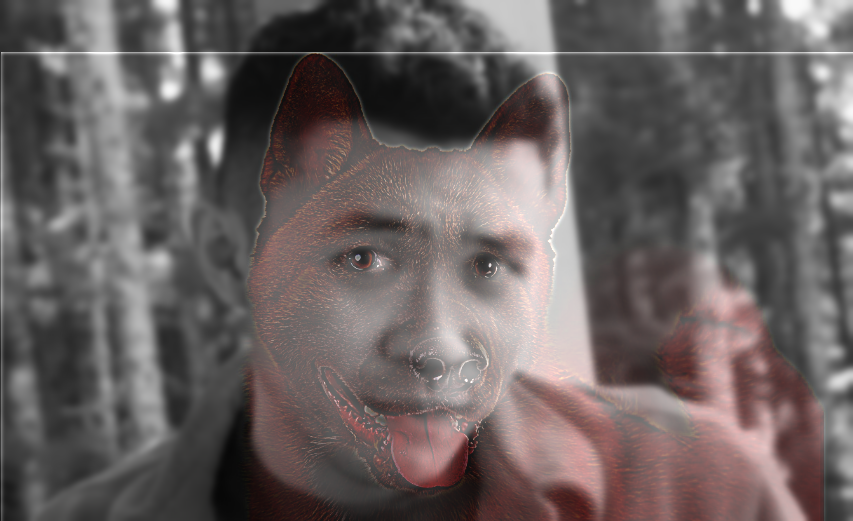
#> input picture project3/hybrid_python/1_2/dogman.png, 853 x 521 px; the run also reads 1 picture not shown here
$ python hybrid_image_starter.py   (older library calls are emulated)
#> lines starting #> are read from the running program, lines starting #| are printed output that depends on the picture
### project3/hybrid_python/align_image_code.py
import math
import numpy as np
import matplotlib.pyplot as plt
import skimage.transform as sktr


def get_points(im1, im2):
    print('Please select 2 points in each image for alignment.')
    plt.imshow(im1)
    p1, p2 = plt.ginput(2)
    plt.close()
    plt.imshow(im2)
    p3, p4 = plt.ginput(2)
    plt.close()
    return (p1, p2, p3, p4)

# [59 lines left out: functions recenter, find_centers, align_image_centers, rescale_images, rotate_im1, match_img_size, not called in this run]

def align_images(im1, im2):
    pts = get_points(im1, im2)
    im1, im2 = align_image_centers(im1, im2, pts)
    im1, im2 = rescale_images(im1, im2, pts)
    im1, angle = rotate_im1(im1, im2, pts)
    im1, im2 = match_img_size(im1, im2)
    return im1, im2

### project3/hybrid_python/hybrid_image_starter.py
import matplotlib.pyplot as plt
from scipy import ndimage
from scipy import sparse
from scipy import misc
import numpy as np
from numpy import linalg as LA
import skimage as sk
import skimage.io as skio
from sklearn import preprocessing
import copy

from align_image_code import align_images

### 1.1 sharpening
def sharpen(im, k):
	smoothed = ndimage.gaussian_filter(im, k)
	misc.imsave("1_1/karl_smoothed100.png", smoothed)
	detail = np.clip(np.subtract(im, smoothed), 0, 1)
	misc.imsave("1_1/karl_detail100.png", detail)
	return np.clip(np.add(im, detail), 0, 1)

### 1.1 file read
# [4 lines of commented-out code are left out]

def low_pass(im, sigma):
	return ndimage.gaussian_filter(im, sigma)

def high_pass(im, sigma):
	low_pass_im = low_pass(im, sigma)
	return np.clip(np.subtract(im,low_pass_im), 0, 1)

def fourier_save(name, im):
	plt.imsave(name, np.log(np.abs(np.fft.fftshift(np.fft.fft2(im)))))

def hybrid_image(im1, im2, sigma1, sigma2):
	# Next align images (this code is provided, but may be improved)
	im1_aligned, im2_aligned = align_images(im1, im2)

	low_pass_im = low_pass(im1_aligned, sigma1)
	skio.imsave("./1_2/karl_filtered.png", low_pass_im)
	gray_low_pass = misc.imread("./1_2/karl_filtered.png", flatten = True)/255.
	fourier_save("./1_2/karl_fft.png", gray_low_pass)
	high_pass_im = high_pass(im2_aligned, sigma2)
	skio.imsave("./1_2/akita_filtered.png", high_pass_im)
	gray_high_pass = misc.imread("./1_2/akita_filtered.png", flatten = True)/255.
	fourier_save("./1_2/akita_fft.png", gray_high_pass)
	return np.clip(low_pass_im + high_pass_im, 0, 1)

def hybrid_save(name, image):
	skio.imsave(name, hybrid)

## 1.2 File reads
# f1 = './1_2/karl.jpg'
# f2 = './1_2/akita.jpg'
# # high sf
# im1 = misc.imread(f1, flatten = True)/255.
# fourier_save("./1_2/karl_orig_fft.png", im1)
# # low sf
# im2 = misc.imread(f2, flatten = True)/255
# fourier_save("./1_2/akita_orig_fft.png", im2)
# ### 1.2: Hybrid images
# sigma1 = 3
# sigma2 = 2

# # im_1 is from far, im_2 is from close
# # for mark/matt: s1 = 2,s2 = 20
# # for joseph/karl: s1 = 4, s2 = 20
# # for karl/akita: s1 = 3, s2 = 2
# hybrid = hybrid_image(im1, im2, sigma1, sigma2)
# hybrid_save("./1_2/dogman.png", hybrid)
hybrid = misc.imread("./1_2/dogman.png", flatten = True)/255.
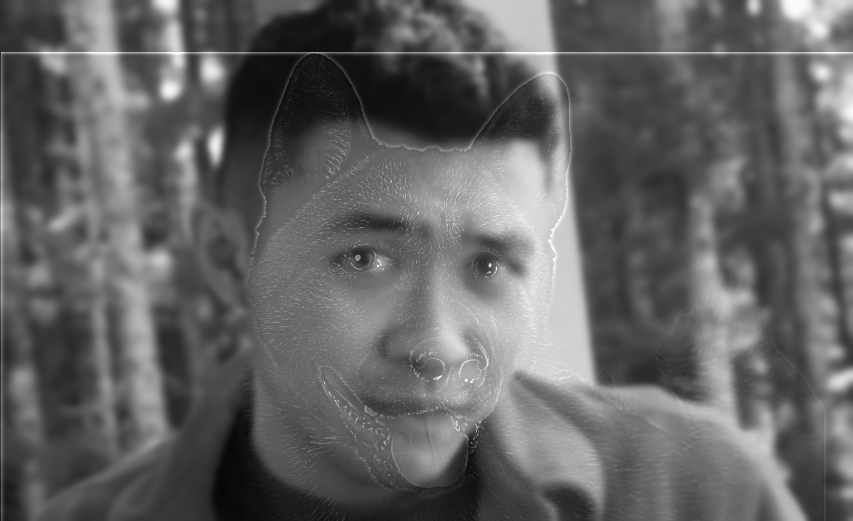
#> hybrid: shape (521, 853) float32; min 0.0275, max 1, mean 0.391
fourier_save("./1_2/dogman_fft.png", hybrid)
#> in fourier_save, `plt.imsave(name, np.log(np.abs(np.fft.fftshift(np.fft.fft2(im)))))`:
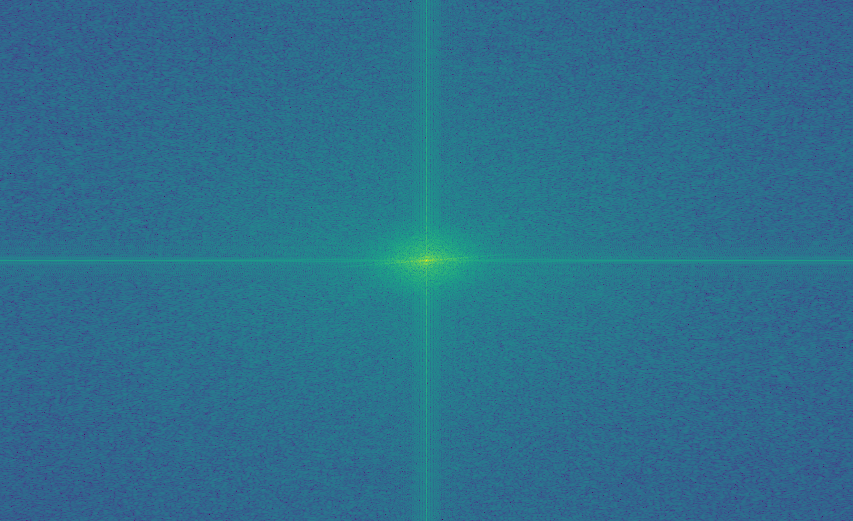
#> saved as dogman_fft.png: shape (521, 853, 3); mean R, G, B 45.2, 110.9, 141.2

def rgb2gray(rgb):
    return np.dot(rgb[...,:3], [0.299, 0.587, 0.114])

# [88 lines left out: functions stacks, multi_save, multi_res_blend, not called in this run]

#### 1.4 multires
# im1 = plt.imread("./1_4/kendrick.jpg")/255.
# im2 = plt.imread("./1_4/jcole.jpg")/255.

# multi_res_blend(im1, im2)

def main():
	## 1.1 file read
	fname = input("choose image to sharpen")
#> the answer given: 1_2/karl_fft.png
	im = misc.imread(fname, flatten = False)/255.
	sharpened_im = sharpen(im, k = 100)
#> in sharpen, `misc.imsave("1_1/karl_smoothed100.png", smoothed)`:
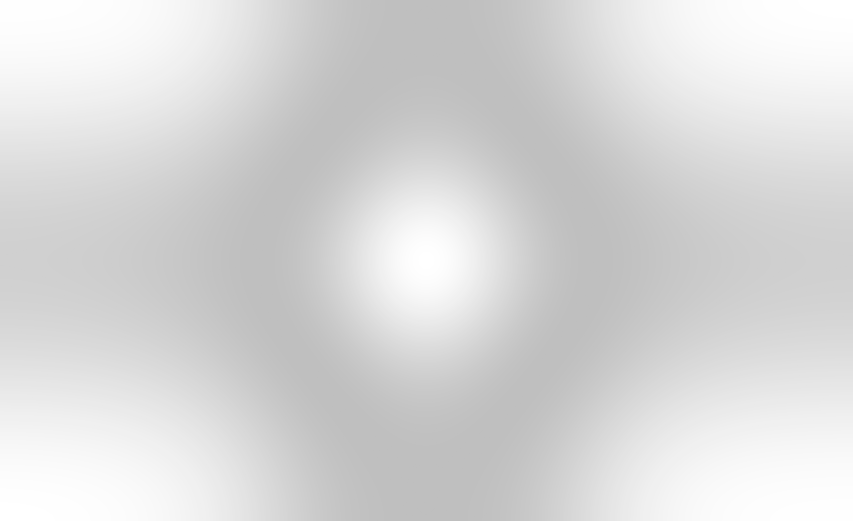
#> saved as karl_smoothed100.png: PIL image 853x521 RGBA; mean R, G, B, A 79.2, 79.2, 79.2, 79.2; transparent parts drawn white
#> in sharpen, `misc.imsave("1_1/karl_detail100.png", detail)`:
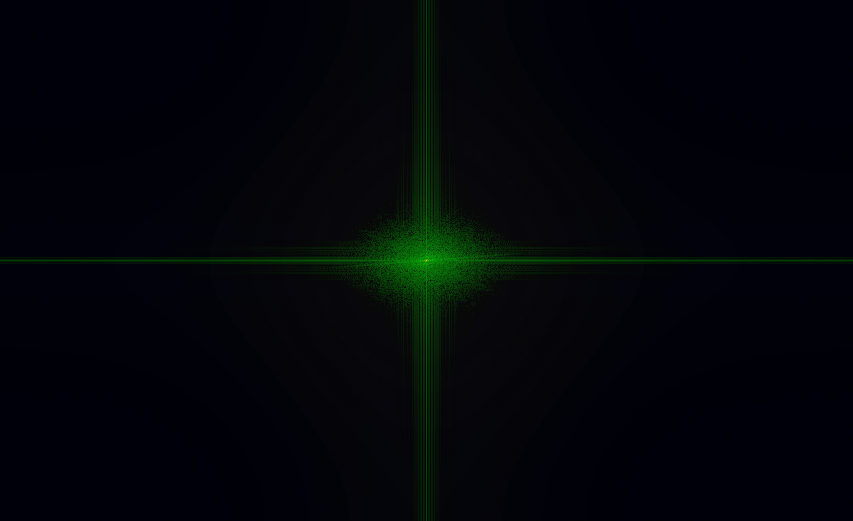
#> saved as karl_detail100.png: PIL image 853x521 RGBA; mean R, G, B, A 0, 2.5, 7.2, 252.1; transparent parts drawn white
	misc.imsave("1_1/karl_sharpened100.png", sharpened_im)
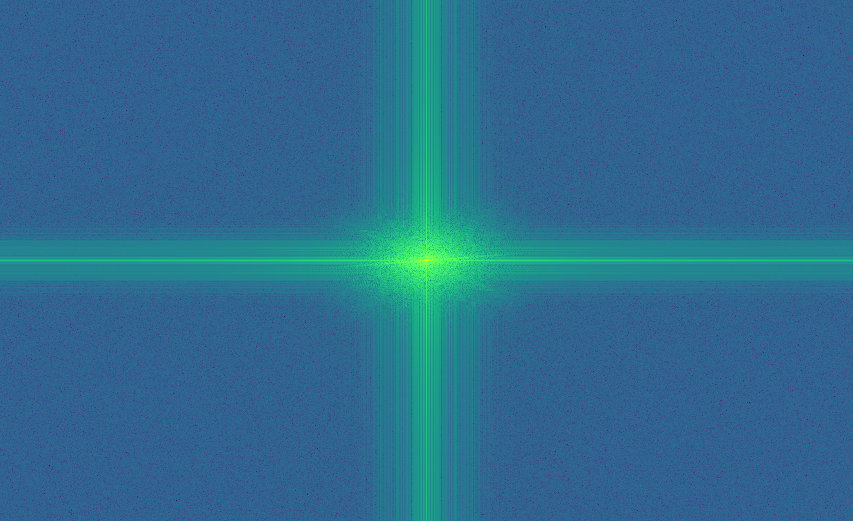
#> saved as karl_sharpened100.png: PIL image 853x521 RGBA; mean R, G, B, A 46, 107.9, 143.4, 255

	## 1.2 File reads
	f1 = input("choose your high pass image")
#> the answer given: 1_2/akita_fft.png
	f2 = input("choose your low pass image")
#> the answer given: 1_2/dogman.png
	# high sf
	im1 = misc.imread(f1, flatten = True)/255.
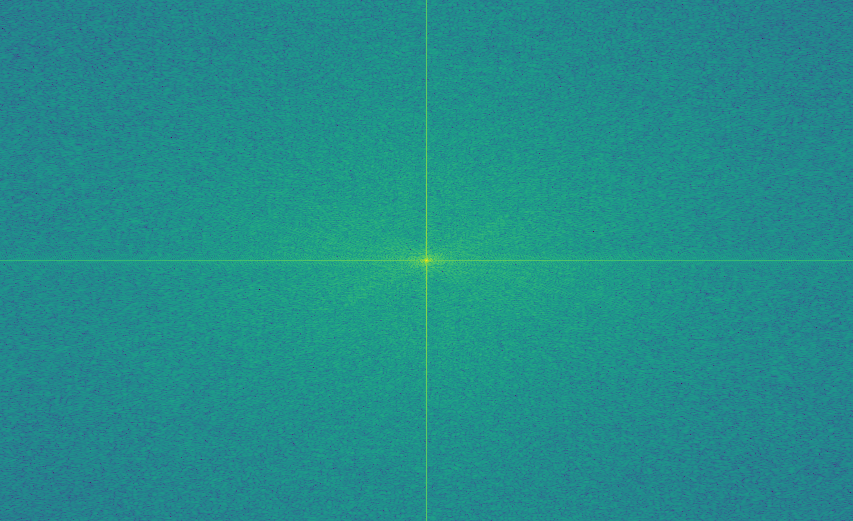
#> input picture project3/hybrid_python/1_2/akita_fft.png, 853 x 521 px
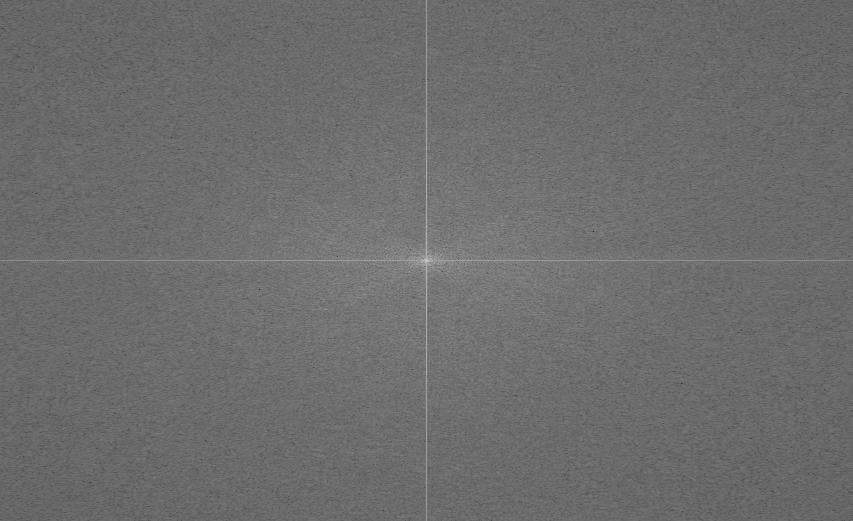
#> im1: shape (521, 853) float32; min 0.12, max 0.845, mean 0.429
	fourier_save("./1_2/karl_orig_fft.png", im1)
	# low sf
	im2 = misc.imread(f2, flatten = True)/255
	fourier_save("./1_2/akita_orig_fft.png", im2)
	### 1.2: Hybrid images
	sigma1 = 3
	sigma2 = 2

	# im_1 is from far, im_2 is from close
	# for mark/matt: s1 = 2,s2 = 20
	# for joseph/karl: s1 = 4, s2 = 20
	# for karl/akita: s1 = 3, s2 = 2
	hybrid = hybrid_image(im1, im2, sigma1, sigma2)
	hybrid_save("./1_2/dogman.png", hybrid)

	## 1.3: Compute and display Gaussian and Laplacian Pyramids
	# suggested number of pyramid levels (your choice)
	N = 5
	dali = plt.imread("./1_3/dali.jpg")/255.
	lap_stack, gaus_stack = stacks(dali, N)

	multi_save(lap_stack, "./1_3/laps/dali_lap")
	multi_save(gaus_stack, "./1_3/gauss/dali_gaus")

	### 1.4 multires
	f1 = input("choose your first image")
	f2 = input("choose your second image")
	im1 = plt.imread(f1)/255.
	im2 = plt.imread(f2)/255.

	multi_res_blend(im1, im2)

#> (the run stopped early here; a loop or call above may not have finished)
